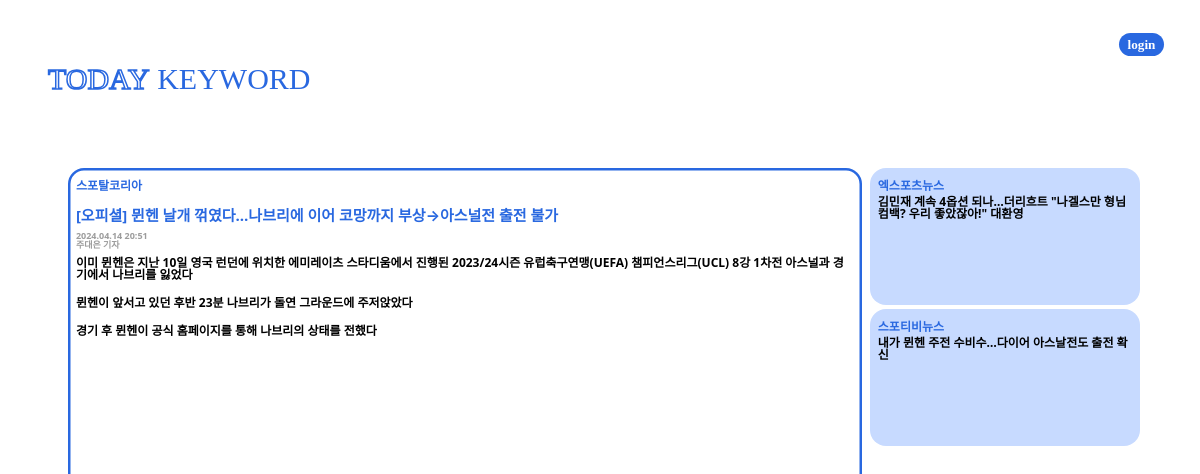
The app's page /mainpage/쾰른/94/ with its own data.
### mainpage/models.py (models this page shows)
class newsData(models.Model):
    title = models.CharField(max_length=50)
    reporter = models.CharField(max_length=10)
    company = models.CharField(max_length=10)
    datetime = models.CharField(max_length=10)
    summary = models.TextField(default=' ')
    url = models.URLField(null=True)
    keywords = models.CharField(max_length=100, null=True)

### mainpage/views.py (the view)
def details(request, kwRank_keyword, newsData_id):
    newslist_data = newsData.objects.filter(keywords__contains=kwRank_keyword)[:5]
    newslist_content = []
    for data in newslist_data:
        if data and data.id != newsData_id:  # 선택된 newsData의 id와 같지 않은 것만 추가
            newslist_content.append({
                'id': data.id,
                'title': data.title,
                'company': data.company,
            })
    news_data = newsData.objects.filter(id=newsData_id)[0]
    news_data.summary = news_data.summary.split('<split>')
    content = {
        'newslist': newslist_content,
        'news_data': news_data,
        'keyword': kwRank_keyword
    }
    return render(request, 'details/index.html', content)

### templates/details/index.html (shortened to what this page needs)
<!DOCTYPE html>
<html lang="en">
<head>
    {% load static %}
    <link rel="stylesheet" type="text/css" href="{% static 'bootstrap.min.css' %}">
</head>
<body>
    <header>
        <div class="loginBtd">
            <span class="login badge rounded-pill">login</span>
        </div>
    </header>
    <section class="title ms-5">
        <a href="{% url 'mainpage:index' %}">
            <div class="title d-flex justify-content-left">
                <span class="titleToday">TODAY&nbsp;</span>
                <span class="titleKeyword">KEYWORD</span>
            </div>
        </a>
    </section>
    <section class="mt-5 position-absolute top-50 start-50 translate-middle" style="width: 90%; height: 70%; text-align: center;">
        <section class="newsSection">
            <div class="news blue-border badge rounded-4">
                <div>
                    <div class="newspaper pt-2 pb-3">{{ news_data.company }}</div>
                    <div class="newsTitle text-wrap mb-2">{{ news_data.title }}</div>
                    <div class="newsTimeReporter mb-2">
                        <div>{{ news_data.datetime }}</div>
                        <div>{{ news_data.reporter }}</div>
                    </div>
                    <div class="newscontent text-wrap">
                        {% for t in news_data.summary %}
                            <p>{{ t }}</p>
                        {% endfor %}
                    </div>
                </div>
            </div>
        </section>
        <article class="remainNewslist">
            {% for i in newslist %}
                <a href="{% url 'mainpage:details' keyword i.id %}">
                    <div class="remainNews skblue-bg badge rounded-4 mb-1">
                        <div class="newspaper pt-2 pb-1">{{ i.company }}</div>
                        <div class="headline text-wrap">{{ i.title }}</div>
                    </div>
                </a>
            {% endfor %}
        </article>
    </section>
</body>

### templates/details/index.html (style rules this page uses)
header { height: 15%; margin-top: 30px; width: 97%; text-align: right; font-family: 'Pretendard-Regular'; font-size: 110%; }
.title { font-family: 'Cafe24Moyamoya-Face-v1.0'; font-size: 30px; width: 90%; }
.titleToday { color: white; -webkit-text-stroke: 1.5px #2968E0; }
.titleKeyword { color: #2968E0; }
.login { background-color: #2968E0; font-family: 'Pretendard-slim'; text-align: right; }
.newsSection { float: left; width: 75%; height: 100%; }
.blue-border { width: 98%; height: 100%; box-shadow: 0 0 0 2.5px #2968E0 inset; border-color: #2968E0; color: #2968E0; }
.skblue-bg { background-color: #C7DAFF; color: #2968E0; }
.news { text-align: left; }
.newspaper { padding-top: -15px; }
.newsTitle { font-size: 15px; }
.newscontent { height: 250px; color: black; }
.newsTimeReporter { font-size: 9px; color: rgb(156, 156, 156); }
article { float: left; width: 25%; height: 100%; }
.remainNews { text-align: left; height: 24.5%; }
.headline { color: black; }
a { text-decoration: none; }

### records on screen
newsData: company "스포탈코리아", title "[오피셜] 뮌헨 날개 꺾였다…나브리에 이어 코망까지 부상→아스널전 출전 불가", datetime "2024.04.14 20:51", reporter "주대은 기자"
newsData: company "엑스포츠뉴스", title "김민재 계속 4옵션 되나…더리흐트 \"나겔스만 형님 컴백? 우리 좋았잖아!\" 대환영"
newsData: company "스포티비뉴스", title "내가 뮌헨 주전 수비수…다이어 아스날전도 출전 확신"

### other values on screen
{{ t }} "이미 뮌헨은 지난 10일 영국 런던에 위치한 에미레이츠 스타디움에서 진행된 2023/24시즌 유럽축구연맹(UEFA) 챔피언스리그(UCL) 8강 1차전 아스널과 경기에서 나브리를 잃었다" "뮌헨이 앞서고 있던 후반 23분 나브리가 돌연 그라운드에 주저앉았다" "경기 후 뮌헨이 공식 홈페이지를 통해 나브리의 상태를 전했다"
